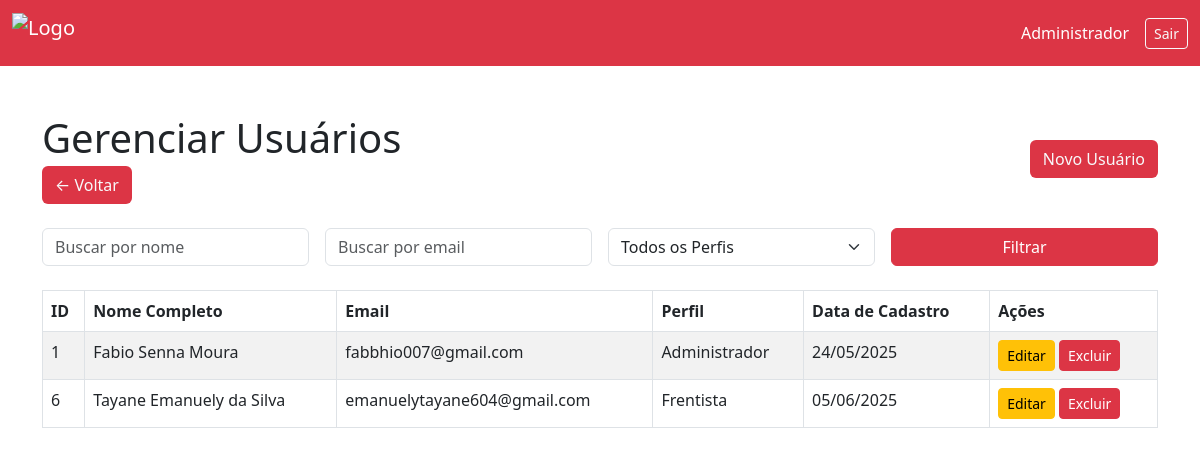
The app's page /gerencia_usuarios/ (signed in) with its own data.
### apps/usuarios/models.py (models this page shows)
class Usuario(AbstractUser):
    perfil_acesso = models.CharField(max_length=20, choices=[
        ('Administrador', 'Administrador'),
        ('Frentista', 'Frentista'),
        ('Contador', 'Contador')
    ])

### apps/usuarios/views/views_gerencia_usuario.py (the view)
# urls.py: path("gerencia_usuarios/", views_gerencia_usuario.gerencia_usuarios, name="gerencia_usuarios"), # Manage usuarios
@login_required(login_url='login_parkcontrol')
@user_passes_test(is_administrador, login_url='login_parkcontrol')
def gerencia_usuarios(request):
    usuarios = Usuario.objects.all().order_by('id')
    search_nome = request.GET.get('nome')
    search_email = request.GET.get('email')
    filtro_perfil = request.GET.get('perfil')
    if search_nome:
        usuarios = usuarios.filter(first_name__icontains=search_nome)
    if search_email:
        usuarios = usuarios.filter(email__icontains=search_email)
    if filtro_perfil and filtro_perfil != 'Todos':
        usuarios = usuarios.filter(perfil_acesso=filtro_perfil)
    return render(request, 'usuarios/administrador/gerencia_usuario.html', {
        'usuarios': usuarios,
        'search_nome': search_nome,
        'search_email': search_email,
        'filtro_perfil': filtro_perfil,
    })

### apps/usuarios/views/views_autenticacao.py (called while the page is built)
def is_administrador(user):
    return user.is_authenticated and getattr(user, 'perfil_acesso', None) == 'Administrador'

### apps/usuarios/templates/usuarios/administrador/gerencia_usuario.html (shortened to what this page needs)
{% load static %}
<!DOCTYPE html>
<html lang="pt-br">
<head>
    <link rel="stylesheet" href="https://cdn.jsdelivr.net/npm/bootstrap@5.3.0/dist/css/bootstrap.min.css">
</head>
<body>
    <nav class="navbar navbar-expand-lg navbar-dark bg-danger">
        <div class="container-fluid">
            <a class="navbar-brand d-flex align-items-center" href="{% url 'dashboard_administrador' %}">
                <img src="{% static "images/logo-branca.png" %}" alt="Logo" class="me-2" style="height: 40px;">
            </a>
            <div class="d-flex align-items-center">
                <span class="text-white me-3 d-flex align-items-center">
                     Administrador
                </span>
                <a class="btn btn-outline-light btn-sm" href="{% url 'logout_parkcontrol' %}">Sair</a>
            </div>
        </div>
    </nav>
    <div class="container mt-5">
        <div class="d-flex justify-content-between align-items-center mb-4">
            <div>
                <h1 class="mb-1">Gerenciar Usuários</h1>
                <a href="{% url 'dashboard_administrador' %}" class="btn bg-danger text-light">← Voltar</a>
            </div>
            <a href="{% url 'register_parkcontrol' %}" class="btn bg-danger text-light">Novo Usuário</a>
        </div>
        <form method="get" class="row g-3 mb-4">
            <div class="col-md-3">
                <input type="text" name="nome" class="form-control" placeholder="Buscar por nome"
                    value="{{ search_nome |default:'' }}">
            </div>
            <div class="col-md-3">
                <input type="text" name="email" class="form-control" placeholder="Buscar por email"
                    value="{{ search_email |default:'' }}">
            </div>
            <div class="col-md-3">
                <select name="perfil" class="form-select">
                    <option value="Todos">Todos os Perfis</option>
                </select>
            </div>
            <div class="col-md-3 d-grid">
                <button type="submit" class="btn btn-danger">Filtrar</button>
            </div>
        </form>
        <table class="table table-bordered table-striped">
            <thead class="table">
                <tr>
                    <th>ID</th>
                    <th>Nome Completo</th>
                    <th>Email</th>
                    <th>Perfil</th>
                    <th>Data de Cadastro</th>
                    <th>Ações</th>
                </tr>
            </thead>
            <tbody>
                {% for usuario in usuarios %}
                <tr>
                    <td>{{ usuario.id }}</td>
                    <td>{{ usuario.first_name }}</td>
                    <td>{{ usuario.email }}</td>
                    <td>{{ usuario.perfil_acesso }}</td>
                    <td>{{ usuario.date_joined|date:"d/m/Y" }}</td>
                    <td>
                        <a href="{% url 'editar_usuario' usuario.id %}" class="btn btn-sm btn-warning">Editar</a>
                        <a href="{% url 'excluir_usuario' usuario.id %}" class="btn btn-sm btn-danger"
                        onclick="return confirm('Tem certeza que deseja excluir este usuário?');">Excluir</a>
                    </td>
                </tr>
                {% empty %}
                <tr>
                    <td colspan="6" class="text-center">Nenhum usuário encontrado.</td>
                </tr>
                {% endfor %}
            </tbody>
        </table>
    </div>
</body>
</html>

### records on screen
Usuario: id "1", first_name "Fabio Senna Moura", email "fabbhio007@gmail.com", perfil_acesso "Administrador", date_joined "24/05/2025"
Usuario: id "6", first_name "Tayane Emanuely da Silva", email "emanuelytayane604@gmail.com", perfil_acesso "Frentista", date_joined "05/06/2025"
